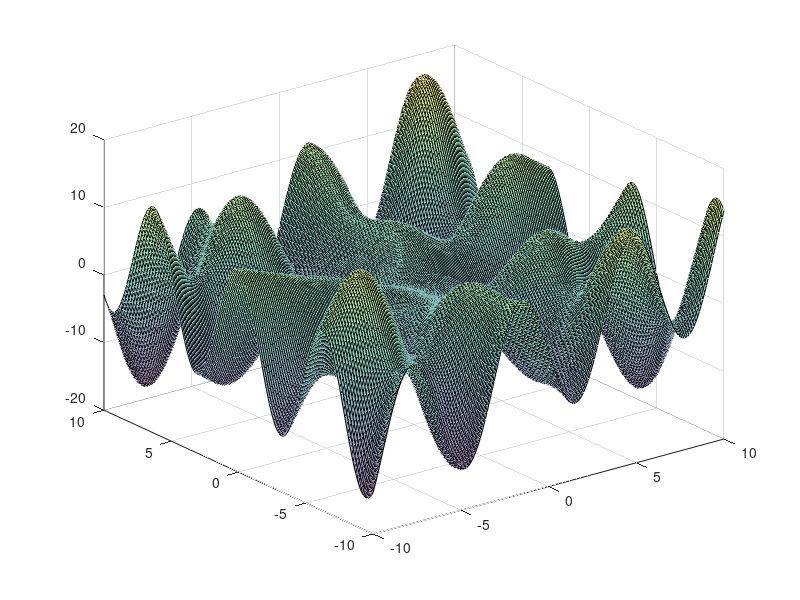

This chart was generated by the following MATLAB code: (Note: this script raises an error after producing the figure.)
clear; close all; clc;
[X,Y] = meshgrid(-10:.1:10);
Z = Y.*sin(X) - X.*cos(Y);

surf(X,Y,Z,'FaceAlpha',0.5)
hold on;

num_points = 30;

% X_sampled = 20*rand(num_points) - 10;
% Y_sampled = 20*rand(num_points) - 10;
% Z_noisy = Y_sampled.*sin(X_sampled) - X_sampled.*cos(Y_sampled) + rand(num_points) - 0.5;

load X_sampled.dat
load Y_sampled.dat
load Z_noisy.dat

scatter3(X_sampled(:),Y_sampled(:),Z_noisy(:), 'filled')

sigma = 3.5;
noise_std = 0.2;
signal_std = 6.2;
myrbf = rbf('sigma', sigma, 'sigma_n', noise_std, 'sigma_f', signal_std);

mygp = gaussian_process('kernel', myrbf, 'target', Z_noisy(:), 'reference', [X_sampled(:),Y_sampled(:)]);
mygp.set_data(201, -10, 10, -10, 10);

tic;
x = mygp.optimize({'sigma', 'sigma_f', 'sigma_n'});
toc;

mygp.plot;

%% Matlab comparison
sigma0 = 0.2;
kparams0 = [3.5, 6.2];
tic;
gprMdl = fitrgp([X_sampled(:),Y_sampled(:)],Z_noisy(:),'KernelFunction','squaredexponential',...
     'FitMethod','exact','KernelParameters',kparams0,'Sigma',sigma0);
toc;
 
zpred = predict(gprMdl, [X(:),Y(:)]);
figure
surf(X, Y, reshape(zpred,201,[]));

% data = [X_sampled(:),Y_sampled(:),Z_noisy(:)];
% save('data2d_gp.dat', 'data', '-ascii')
% save('X_sampled.dat', 'X_sampled', '-ascii')
% save('Y_sampled.dat', 'Y_sampled', '-ascii')
% save('Z_noisy.dat', 'Z_noisy', '-ascii')

